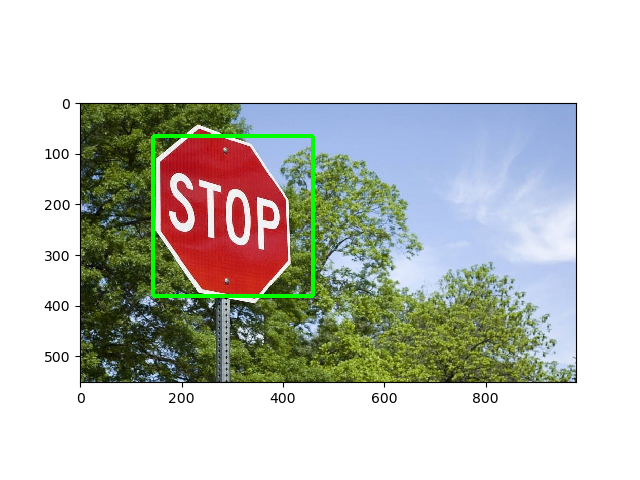
#> input picture testing.jpg, 640 x 480 px
$ python EXP10.py
#> lines starting #> are read from the running program, lines starting #| are printed output that depends on the picture
import cv2

img = cv2.imread('testing.jpg')
#> img is the input picture: shape (480, 640, 3); mean B, G, R 193, 199.5, 197.4
rot = cv2.rotate(img, cv2.ROTATE_90_CLOCKWISE)
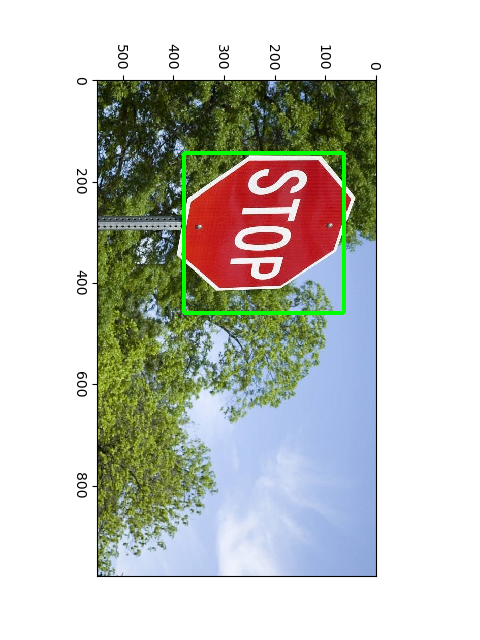
#> rot: shape (640, 480, 3); mean B, G, R 193, 199.5, 197.4

cv2.imshow("90 Degree", rot)
cv2.waitKey(0)
cv2.destroyAllWindows()

$ run again, with GROUP.jpg copied over testing.jpg
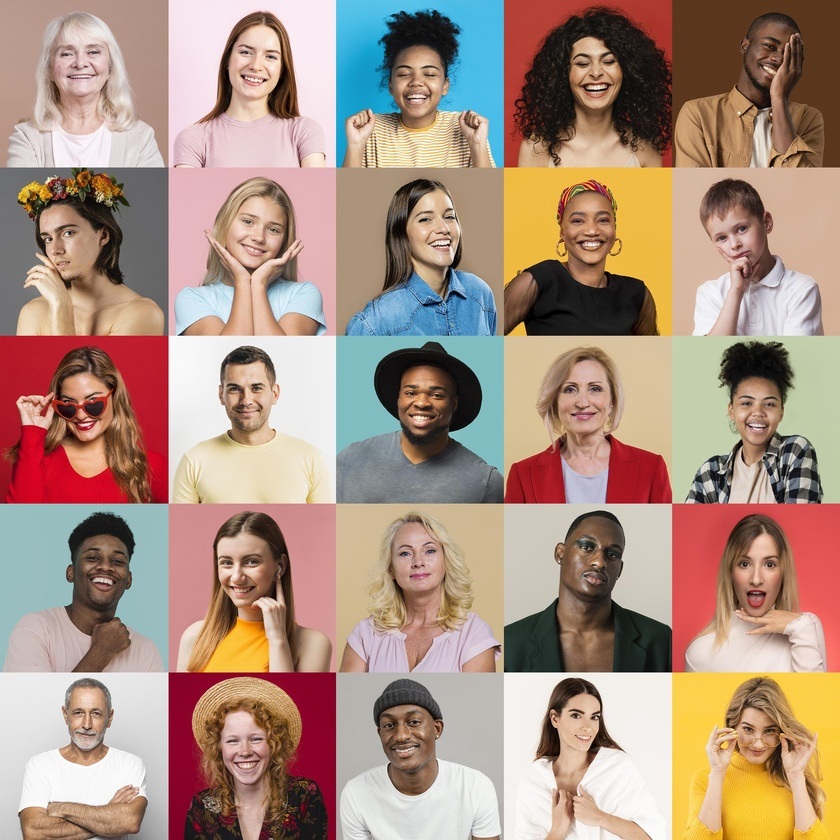
#> input picture GROUP.jpg, 840 x 840 px, shrunk from 2362 x 2362 before the run
#> img is the input picture: shape (840, 840, 3); mean B, G, R 128.7, 144.4, 171.1
#> `rot = cv2.rotate(img, cv2.ROTATE_90_CLOCKWISE)`:
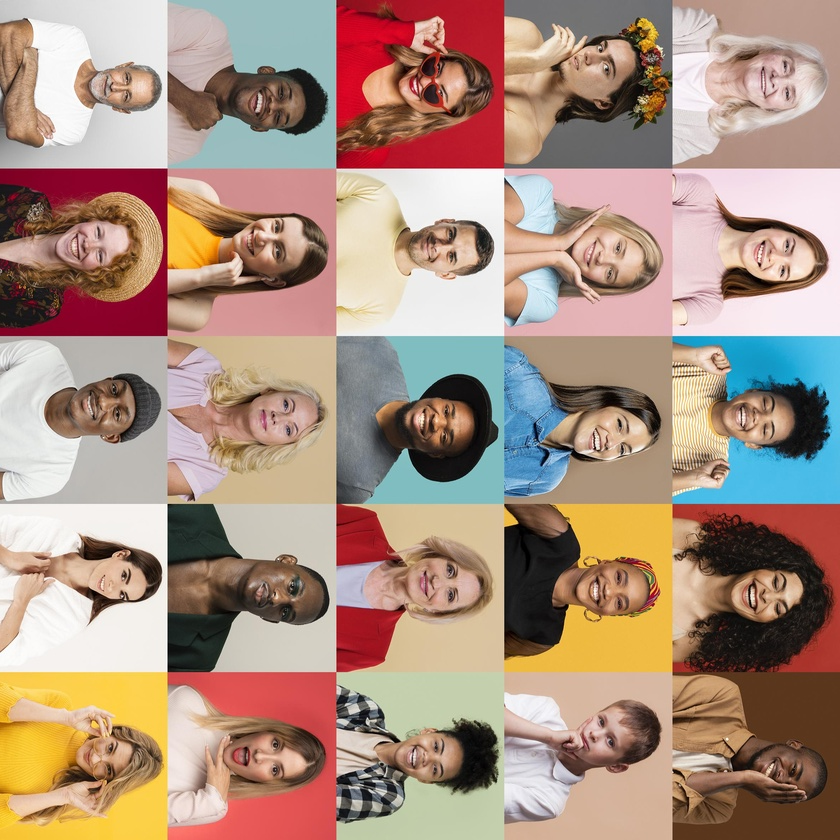
#> rot: shape (840, 840, 3); mean B, G, R 128.7, 144.4, 171.1
